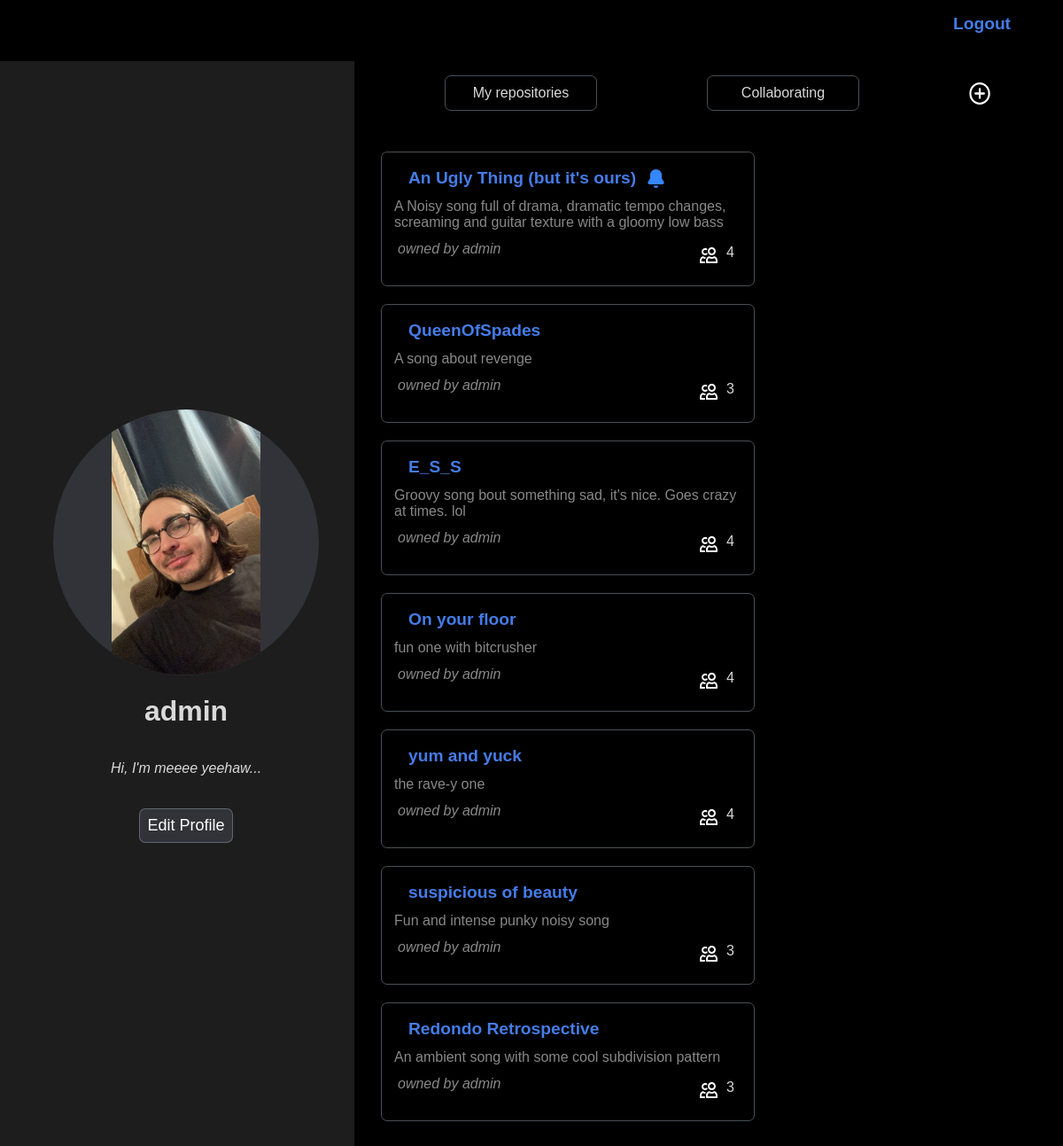
Page /dashboard (signed in) on the committed database.
### palinodes/models.py (models this page shows, shortened)
class User(AbstractUser):
    pass

class Profile(models.Model):
    user = models.OneToOneField(User, on_delete=models.CASCADE, related_name="profile")
    description = models.TextField(default="", max_length=300, blank=True)
    avatar = models.ImageField(upload_to=get_avatar_path, blank=True)
    @property
    def all_repositories(self):
        directories = set(self.user.directories.filter(parent = None)) | set(self.user.collaborating.filter(parent = None))
        sorted_directories = sorted(directories, key=lambda directory: directory.last_edited, reverse=True)
        return sorted_directories
    @cached_property
    def repositories(self):
        directories = self.user.directories.filter(parent = None)
        sorted_directories = sorted(directories, key=lambda directory: directory.last_edited, reverse=True)
        return sorted_directories
    @cached_property
    def collaborating_repositories(self):
        directories = self.user.collaborating.filter(parent = None)
        sorted_directories = sorted(directories, key=lambda directory: directory.last_edited, reverse=True)
        return sorted_directories

class Directory(models.Model):
    name = models.CharField(max_length=50)
    description = models.TextField(max_length=300, blank=True, null=True)
    created = models.DateTimeField(auto_now_add=True)
    owner = models.ForeignKey(User, on_delete=models.CASCADE, related_name="directories")
    collaborators = models.ManyToManyField(User, blank=True, related_name="collaborating")
    parent = models.ForeignKey("self", blank=True, null=True, on_delete=models.CASCADE, related_name="subdirectories")
    @property
    def latest_notification(self):
        if self.is_repository:
            return self.notifications.latest('timestamp')
    @property
    def number_of_collaborators(self):
        return self.collaborators.count()
    @property
    def is_repository(self):
        return self.parent == None
    @property
    def last_edited(self)-> datetime:
        latests = []
        if self.files.exists():
            last_file_timestamp = self.files.latest("uploaded")
            latests = latests + [last_file_timestamp.uploaded]
        if self.comments.exists():
            last_comment_timestamp = self.comments.latest("timestamp")
            latests = latests + [last_comment_timestamp.timestamp]
        if not self.subdirectories.exists() and len(latests) > 0:
             return max(latests)
        for subdirectory in self.subdirectories.all():
            latests.append(subdirectory.last_edited)
        return max(latests, default=self.created)

### palinodes/views.py (the view, shortened to what this page needs)
# urls.py: path("dashboard", views.dashboard, name="dashboard"),
@login_required
def dashboard(request):
    return render(request, "palinodes/dashboard.html", {
        "profile_form": ProfileForm()
    })

### palinodes/templates/palinodes/dashboard.html (shortened to what this page needs)
{% extends 'palinodes/layout.html' %}
{% load static %}
{% block body %}
<div id="profile-banner">
    <div id="profile-details" class="profile">
        {% if user.profile.avatar %}
        <img id="avatar" src={{user.profile.avatar.url}}>
        {% else %}
        <img style="background-color: black;" id="avatar" src='/media/Default-Profile-Picture.png' >
        {% endif %}
        <h1>{{user.username}}</h1>
        <p data-description="{{user.profile.description}}" id="profile-description"><em>{{user.profile.description}}</em></p>
        <button class="bordered clickable">Edit Profile</button>
    </div>
</div>
<div id="repositories-list">
    <ul>
        <li class="bordered clickable" id="my-repositories-btn">My repositories</li>
        <li class="bordered clickable" id="collaborating-btn">Collaborating</li>
        <li class="clickable" id="new-repository-icn" style= "width: auto; height: 24px; padding: 0px; border-radius:90%; align-self: center">
            <a href={% url 'new-repository' %}>
                <img src="{{MEDIA_URL}}media/icons/plus-circle.svg" alt="">
            </a>
        </li>
    </ul>
    <div id="repositories-container">
        {% if user.profile.all_repositories %}
            {% for repository in user.profile.all_repositories%}
            <div class="repositories-li all-repositories bordered clickable">
                <a class="link-layer" href={% url 'repository' repository.id %}></a>
                <div class="repository-link">
                    <a href={% url 'repository' repository.id %}>
                        <strong>{{repository.name}}</strong>
                    </a>
                    {% if  user in repository.latest_notification.recipients.all %}
                    <img class="notification" src="{{MEDIA_URL}}media/icons/bell-fill.svg">
                    {% endif %}
                </div>
                <p class="dash-repo-description">{{repository.description}}</p>
                <div class="dash-collaborators">
                    <p class="dash-repo-owner-name">owned by {{repository.owner.username}}</p>
                    <div>
                        <img src="{{MEDIA_URL}}media/icons/people.svg" alt="">
                        <p>{{repository.number_of_collaborators}}</p>
                    </div>
                </div>
            </div>
            {% endfor %}
        {% endif %}
    </div>
</div>
{% endblock %}

### palinodes/static/palinodes/common.css (style rules this page uses)
body { margin:0; padding:0; background-color: black; color: rgb(217, 217, 217); text-decoration: none; font-family:sans-serif; width: 100vw; height: 100vh; overflow: hidden; }
* { border-color: red; }
a { text-decoration: none; color: #457CE8; font-weight:bold; font-size: larger; }
ul { list-style-type: none; }
img { object-fit: contain; }
button { border: none; margin-top: 20px; padding: 8px; color: white; font-size: large; background-color: #323338; }
.bordered { border: solid; border-color: #88959c88; border-width: 1px; border-radius: 7px; }
.link-layer { flex:1; position: absolute; width: 400px; height: 92%; }
#profile-banner { background-color: #1d1d1d; grid-row: 1 / span 1; }
.profile { height: 100%; display: flex; flex-direction: column; justify-content: center; align-items: center; }
#avatar { border-radius: 90%; background-color: #323338; }
#repositories-list { display: flex; flex-direction: column; }
#repositories-list ul { display: flex; justify-content: space-around; }
#repositories-list ul li { display: block; position: relative; padding: 10px; text-align: center; }
#new-repository-icn { align-self: center; border-radius: 90%; }
#repositories-container { align-self: center; width: 100%; display: flex; }
.repositories-li { position: relative; margin: 10px; padding: 10px 10px; display: flex; flex-direction: column; justify-content: space-between; }
.repository-link { display: flex; }
.notification { margin-left: auto; }
.dash-repo-owner-name { font-weight: 50; color: #ffffff88; font-style: italic; }
.dash-repo-description { font-weight: 50; color: #ffffff88; }
.dash-collaborators { display: flex; justify-content: space-between; }
.dash-collaborators div { display: flex; }

### palinodes/static/palinodes/widescreen.css (style rules this page uses)
#profile-banner { grid-column: 1 / span 1; margin-left: 0px; margin-top: 0px; padding-left: 20px; flex-direction: column; }
#avatar { width: 300px; height: 300px; }
#repositories-list { grid-column: 2 / span 1; padding-right: 20px; }
#repositories-list ul li { width: 150px; }
#repositories-container { margin: 20px auto auto 20px; align-self: center; justify-content: baseline; flex-wrap: wrap; align-content: stretch; }
.repositories-li { flex-basis: 400px; display: flex; overflow: hidden; }
.repository-link { width: 100%; }

### palinodes/static/palinodes/smallscreen.css (style rules this page uses)
#profile-banner { grid-row: 1 / span 1; margin:0; padding: 10px 10px 10px 10px; }
.profile { font-size: smaller; }
.profile h1 { margin-right: 10px; }
.profile button { font-size: x-small; background-color: #1d1d1d; }
#avatar { width: 66px; height: 66px; margin-right: 20px; }
#repositories-list { grid-row: 2 / span 1; align-items: center; }
#repositories-list ul { width: 90%; }
#repositories-list ul li { width: 100px; font-size: smaller; }
#repositories-container { flex-direction: column; align-items: center; }
.repositories-li { flex-basis: 120px; width: 280px; flex-grow: 1; }

### rows in the picture
User: profile.avatar (picture), username "admin", profile.description "Hi, I'm meeee yeehaw..."
Directory: name "An Ugly Thing (but it's ours)", description "A Noisy song full of drama, dramatic tempo changes, screaming and guitar texture with a gloomy low bass", owner.username "admin", number_of_collaborators "4"
Directory: name "QueenOfSpades", description "A song about revenge", owner.username "admin", number_of_collaborators "3"
Directory: name "E_S_S", description "Groovy song bout something sad, it's nice. Goes crazy at times. lol", owner.username "admin", number_of_collaborators "4"
Directory: name "On your floor", description "fun one with bitcrusher", owner.username "admin", number_of_collaborators "4"
Directory: name "yum and yuck", description "the rave-y one", owner.username "admin", number_of_collaborators "4"
Directory: name "suspicious of beauty", description "Fun and intense punky noisy song", owner.username "admin", number_of_collaborators "3"
Directory: name "Redondo Retrospective", description "An ambient song with some cool subdivision pattern", owner.username "admin", number_of_collaborators "3"
